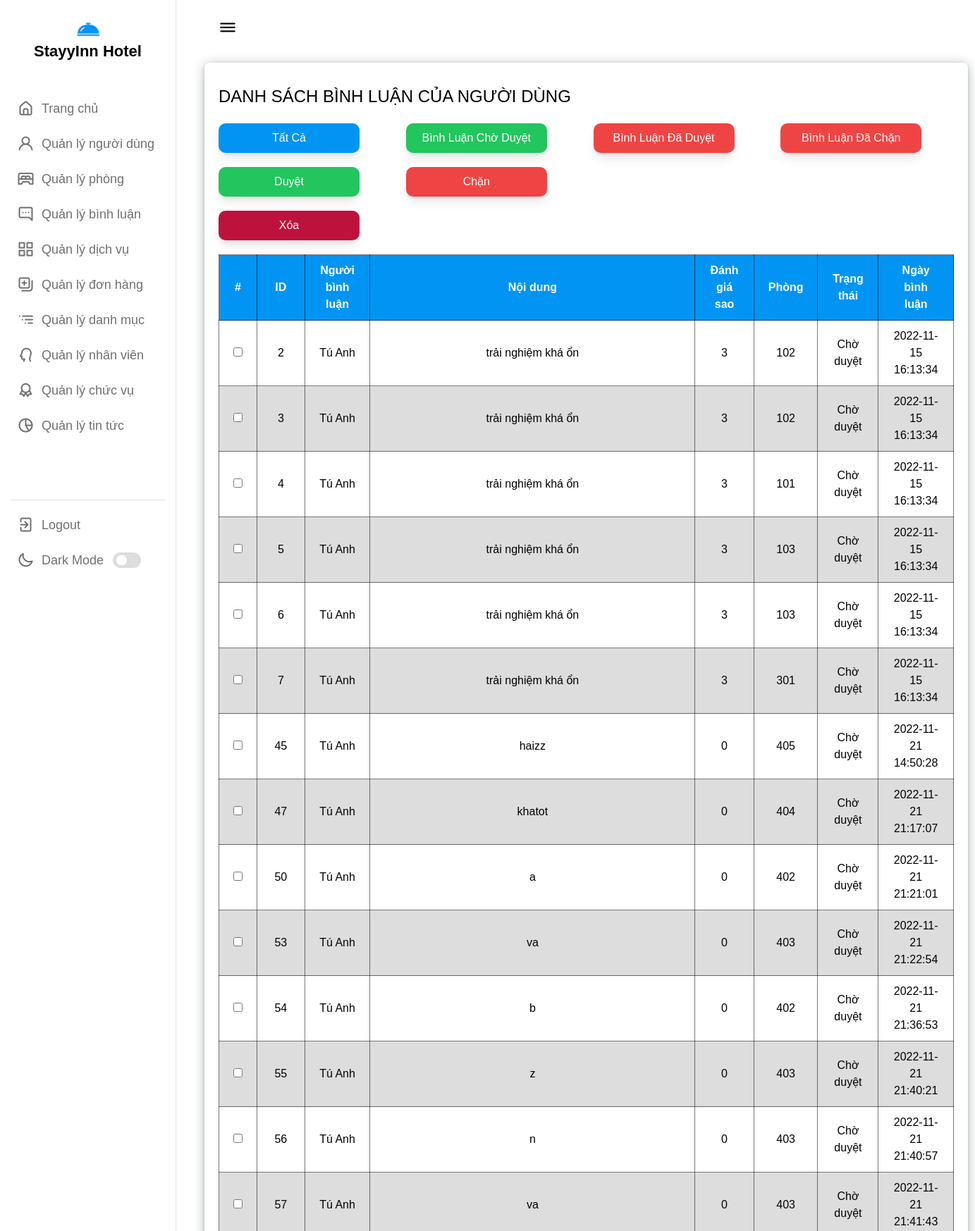
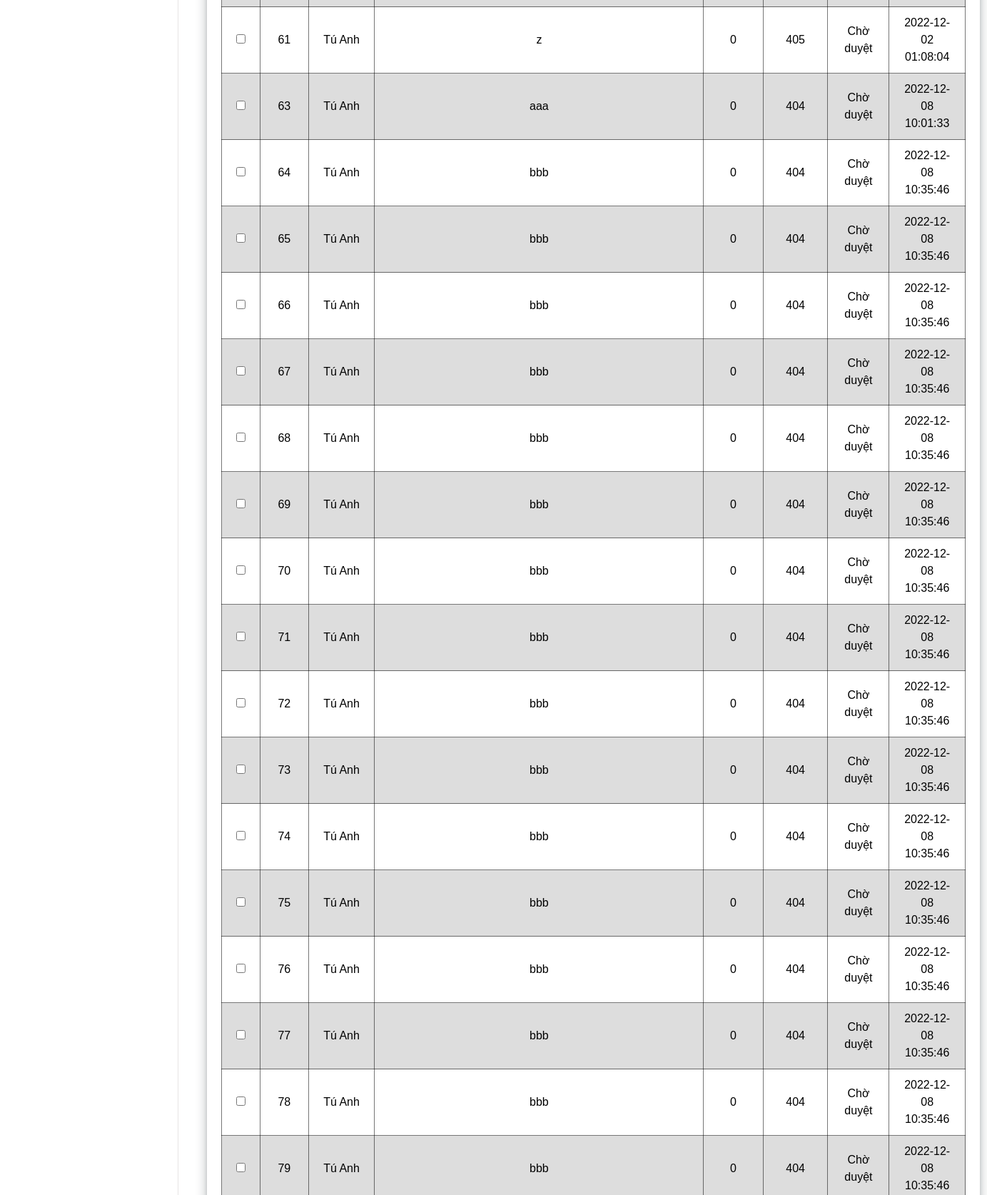
The app's page /admin/comment/c_cmt.php (upper part) with its own data (2 pictures, top to bottom).
### tables this page shows
CREATE TABLE `vote_room` (
  `vote_room_id` int(11) NOT NULL,
  `star` int(11) DEFAULT 0,
  `comment` varchar(200) NOT NULL,
  `status` tinyint(4) NOT NULL DEFAULT 0,
  `id_user` int(11) NOT NULL,
  `id_room` int(11) NOT NULL,
  `created_at` datetime NOT NULL DEFAULT current_timestamp(),
  `updated_at` date NOT NULL DEFAULT current_timestamp()
);

CREATE TABLE `users` (
  `user_id` int(11) NOT NULL,
  `name` varchar(200) NOT NULL,
  `username` varchar(200) NOT NULL,
  `password` int(200) NOT NULL,
  `gender` char(1) NOT NULL,
  `email` varchar(200) NOT NULL,
  `images` varchar(200) NOT NULL,
  `address` varchar(200) NOT NULL,
  `phone` varchar(15) NOT NULL,
  `date` date NOT NULL,
  `status` tinyint(4) NOT NULL,
  `created_at` datetime NOT NULL DEFAULT current_timestamp(),
  `updated_at` date NOT NULL
);

CREATE TABLE `room` (
  `room_id` int(11) NOT NULL,
  `name` varchar(255) NOT NULL,
  `description` varchar(200) NOT NULL,
  `thumbnail` varchar(200) NOT NULL,
  `id_category_room` int(11) NOT NULL,
  `price` int(11) NOT NULL,
  `star` int(11) NOT NULL,
  `quantity` int(11) NOT NULL,
  `location` varchar(200) NOT NULL,
  `acreage` varchar(200) NOT NULL,
  `status` int(11) NOT NULL,
  `view` varchar(200) NOT NULL,
  `likes` int(11) NOT NULL,
  `created_at` datetime NOT NULL DEFAULT current_timestamp()
);

### admin/comment/c_cmt.php (called while the page is built, shortened)
<?php
require_once '../../dao/pdo.php';
require_once '../../dao/comment_dao.php';
if (isset($_GET['status'])) {
    $comments = load_cmt_by_status($_GET['status']);
} else {
    $comments = load_comment_database();
}
include_once '../templates/layout/layout.php';

### dao/pdo.php (called while the page is built, shortened)
<?php
function getConnect(){
    $connect = new PDO("mysql:host=" . DBHOST
                        . ";dbname=" . DBNAME
                        . ";charset=" . DBCHARSET,
                        DBUSER,
                        DBPASS
            );
    return $connect;
}
function pdo_query_all($query){
    $args = func_get_args();
    $args = array_slice($args, 1);
    $conn = getConnect();
    $stmt = $conn->prepare($query);
    $stmt->execute($args);
    $data = $stmt->fetchAll(PDO::FETCH_OBJ);
    if(count($data) > 0){
        return $data;
    }
    return [];
}
?>

### dao/comment_dao.php (called while the page is built, shortened)
<?php
function load_comment_database()
{
    $sql = "SELECT users.name, vr.vote_room_id, vr.comment, vr.star, room.name as room_name, vr.created_at, vr.status
    FROM room
    INNER JOIN vote_room vr ON room.room_id = vr.id_room
    INNER JOIN users ON vr.id_user = users.user_id;";
    $comment = pdo_query_all($sql);
    return $comment;
}

### admin/comment/list_cmt.php (the view)
<div class="dash-content">
    <div class="content">
        <div class="danh_sach">
            <h3>
                DANH SÁCH BÌNH LUẬN CỦA NGƯỜI DÙNG
            </h3>
            <form action="" method="post">
                <div class="action">
                    <div class="grid grid-cols-4 gap-[20px] my-3">
                        <div class="">
                            <a href="c_cmt.php" class="bg-[#0194f3] capitalize text-center btn-outline- px-3 py-[12px] shadow-lg w-[200px]">
                                Tất Cả
                            </a>
                        </div>
                        <div class="">
                            <a href="c_cmt.php?status=0" class="bg-green-500 capitalize text-center btn-outline- px-3 py-[12px] shadow-lg w-[200px]">
                                bình luận chờ duyệt
                            </a>
                        </div>
                        <div class="">
                            <a href="c_cmt.php?status=1" class="bg-red-500 capitalize text-center btn-outline- px-3 py-[12px] shadow-lg w-[200px]">
                                bình luận đã duyệt
                            </a>
                        </div>
                        <div>
                            <a href="c_cmt.php?status=2" class="bg-red-500 capitalize text-center btn-outline- px-3 py-[12px] shadow-lg w-[200px]">
                                bình luận đã chặn
                            </a>
                        </div>
                        <div class="">
                            <button type="submit" name="btn_duyet" class="capitalize bg-green-500 text-center text-white px-3 py-[12px] shadow-lg w-[200px]">
                                duyệt
                            </button>
                        </div>
                        <div class="">
                            <button type="submit" name="btn_huy" class="capitalize bg-red-500 text-center px-3 py-[12px] shadow-lg w-[200px]">
                                chặn
                            </button>
                        </div>
                        <div></div>
                        <div></div>
                        <div class="">
                            <button type="submit" name="btn_delete_cmt" class="capitalize bg-rose-700 text-center px-3 py-[12px] shadow-lg w-[200px]" onclick="return confirm('Bạn muốn xóa danh mục đã chọn không?')">
                                Xóa
                            </button>
                        </div>
                    </div>
                </div>
                <table>
                    <tr>
                        <th>#</th>
                        <th style="width: 65px;">ID</th>
                        <th>Người bình luận</th>
                        <th style="width: 420px;">Nội dung</th>
                        <th>Đánh giá sao</th>
                        <th>Phòng</th>
                        <th>Trạng thái</th>
                        <th>Ngày bình luận</th>
                    </tr>
                    <?php foreach ($comments as $value) { ?>
                        <tr>
                            <td>
                                <input type="checkbox" name="comment[]" value="<?= $value->vote_room_id ?>" id="">
                            </td>
                            <td><?= $value->vote_room_id ?></td>
                            <td><?= $value->name ?></td>
                            <td>
                                <p>
                                    <?= $value->comment ?>
                                </p>
                            </td>
                            <td><?= $value->star ?></td>
                            <td><?= $value->room_name ?></td>
                            <td><?php if ($value->status == 0) {
                                echo "Chờ duyệt";
                            } elseif ($value->status == 1) {
                                echo "Duyệt";
                            } else if ($value->status == 2) {
                                echo "Chặn";
                            } ?></td>
                            <td><?= $value->created_at ?></td>
                        </tr>
                    <?php } ?>
                </table>
            </form>
        </div>
    </div>
</div>

### admin/layout/assets/css/side.css (style rules this page uses)
:root { --primary-color: #0E4BF1; --panel-color: #FFF; --text-color: #000; --black-light-color: #707070; --border-color: #e6e5e5; --toggle-color: #DDD; --box1-color: #4DA3FF; --box2-color: #FFE6AC; --box3-color: #E7D1FC; --title-icon-color: #fff; --tran-05: all 0.5s ease; --tran-03: all 0.3s ease; --tran-03: all 0.2s ease; }

### admin/layout/assets/css/admin_cmt.css (style rules this page uses)
* { padding: 0; margin: 0; box-sizing: border-box; }
body { font-family: tahoma, sans-serif; }
.danh_sach { margin-top: 20px; box-shadow: rgba(14, 30, 37, 0.12) 0 2px 4px 0, rgba(14, 30, 37, 0.32) 0 2px 16px 0; padding: 10px 20px 40px 20px; border-radius: 7px; background-color: var(--panel-color); transition: var(--tran-05); }
.danh_sach h3 { margin: 20px 0; color: var(--text-color); transition: var(--tran-05); font-weight: 500; font-size: 24px; }
table { border-collapse: collapse; }
table, th, td { border: 1px solid rgba(0, 0, 0, 0.532); text-align: center; }
th { color: #fff; }
td, th { padding: 10px 20px; }
td p { overflow: hidden; text-overflow: ellipsis; white-space: nowrap; width: 420px; }
.action { margin: 20px 0; }
.action a, .action button, .action .add { margin-right: 5px; display: inline-block; text-decoration: none; color: #fff; padding: 9px; border-radius: 10px; }
table tr:nth-child(odd) { background-color: rgba(204, 204, 204, 0.667); }
table tr:nth-child(even) { background-color: white; }
table tr:nth-child(1) { background-color: #0194f3; }

### records on screen
vote_room: vote_room_id "2", id_user.name "Tú Anh", comment "trải nghiệm khá ổn", star "3", id_room.name "102", status "Chờ duyệt", created_at "2022-11-15 16:13:34"
vote_room: vote_room_id "3", id_user.name "Tú Anh", comment "trải nghiệm khá ổn", star "3", id_room.name "102", status "Chờ duyệt", created_at "2022-11-15 16:13:34"
vote_room: vote_room_id "4", id_user.name "Tú Anh", comment "trải nghiệm khá ổn", star "3", id_room.name "101", status "Chờ duyệt", created_at "2022-11-15 16:13:34"
vote_room: vote_room_id "5", id_user.name "Tú Anh", comment "trải nghiệm khá ổn", star "3", id_room.name "103", status "Chờ duyệt", created_at "2022-11-15 16:13:34"
vote_room: vote_room_id "6", id_user.name "Tú Anh", comment "trải nghiệm khá ổn", star "3", id_room.name "103", status "Chờ duyệt", created_at "2022-11-15 16:13:34"
vote_room: vote_room_id "7", id_user.name "Tú Anh", comment "trải nghiệm khá ổn", star "3", id_room.name "301", status "Chờ duyệt", created_at "2022-11-15 16:13:34"
vote_room: vote_room_id "45", id_user.name "Tú Anh", comment "haizz", star "0", id_room.name "405", status "Chờ duyệt", created_at "2022-11-21 14:50:28"
vote_room: vote_room_id "47", id_user.name "Tú Anh", comment "khatot", star "0", id_room.name "404", status "Chờ duyệt", created_at "2022-11-21 21:17:07"
vote_room: vote_room_id "50", id_user.name "Tú Anh", comment "a", star "0", id_room.name "402", status "Chờ duyệt", created_at "2022-11-21 21:21:01"
vote_room: vote_room_id "53", id_user.name "Tú Anh", comment "va", star "0", id_room.name "403", status "Chờ duyệt", created_at "2022-11-21 21:22:54"
vote_room: vote_room_id "54", id_user.name "Tú Anh", comment "b", star "0", id_room.name "402", status "Chờ duyệt", created_at "2022-11-21 21:36:53"
vote_room: vote_room_id "55", id_user.name "Tú Anh", comment "z", star "0", id_room.name "403", status "Chờ duyệt", created_at "2022-11-21 21:40:21"
vote_room: vote_room_id "56", id_user.name "Tú Anh", comment "n", star "0", id_room.name "403", status "Chờ duyệt", created_at "2022-11-21 21:40:57"
vote_room: vote_room_id "57", id_user.name "Tú Anh", comment "va", star "0", id_room.name "403", status "Chờ duyệt", created_at "2022-11-21 21:41:43"
vote_room: vote_room_id "61", id_user.name "Tú Anh", comment "z", star "0", id_room.name "405", status "Chờ duyệt", created_at "2022-12-02 01:08:04"
vote_room: vote_room_id "63", id_user.name "Tú Anh", comment "aaa", star "0", id_room.name "404", status "Chờ duyệt", created_at "2022-12-08 10:01:33"
vote_room: vote_room_id "64", id_user.name "Tú Anh", comment "bbb", star "0", id_room.name "404", status "Chờ duyệt", created_at "2022-12-08 10:35:46"
vote_room: vote_room_id "65", id_user.name "Tú Anh", comment "bbb", star "0", id_room.name "404", status "Chờ duyệt", created_at "2022-12-08 10:35:46"
vote_room: vote_room_id "66", id_user.name "Tú Anh", comment "bbb", star "0", id_room.name "404", status "Chờ duyệt", created_at "2022-12-08 10:35:46"
vote_room: vote_room_id "67", id_user.name "Tú Anh", comment "bbb", star "0", id_room.name "404", status "Chờ duyệt", created_at "2022-12-08 10:35:46"
vote_room: vote_room_id "68", id_user.name "Tú Anh", comment "bbb", star "0", id_room.name "404", status "Chờ duyệt", created_at "2022-12-08 10:35:46"
vote_room: vote_room_id "69", id_user.name "Tú Anh", comment "bbb", star "0", id_room.name "404", status "Chờ duyệt", created_at "2022-12-08 10:35:46"
vote_room: vote_room_id "70", id_user.name "Tú Anh", comment "bbb", star "0", id_room.name "404", status "Chờ duyệt", created_at "2022-12-08 10:35:46"
vote_room: vote_room_id "71", id_user.name "Tú Anh", comment "bbb", star "0", id_room.name "404", status "Chờ duyệt", created_at "2022-12-08 10:35:46"
vote_room: vote_room_id "72", id_user.name "Tú Anh", comment "bbb", star "0", id_room.name "404", status "Chờ duyệt", created_at "2022-12-08 10:35:46"
vote_room: vote_room_id "73", id_user.name "Tú Anh", comment "bbb", star "0", id_room.name "404", status "Chờ duyệt", created_at "2022-12-08 10:35:46"
vote_room: vote_room_id "74", id_user.name "Tú Anh", comment "bbb", star "0", id_room.name "404", status "Chờ duyệt", created_at "2022-12-08 10:35:46"
vote_room: vote_room_id "75", id_user.name "Tú Anh", comment "bbb", star "0", id_room.name "404", status "Chờ duyệt", created_at "2022-12-08 10:35:46"
vote_room: vote_room_id "76", id_user.name "Tú Anh", comment "bbb", star "0", id_room.name "404", status "Chờ duyệt", created_at "2022-12-08 10:35:46"
vote_room: vote_room_id "77", id_user.name "Tú Anh", comment "bbb", star "0", id_room.name "404", status "Chờ duyệt", created_at "2022-12-08 10:35:46"
vote_room: vote_room_id "78", id_user.name "Tú Anh", comment "bbb", star "0", id_room.name "404", status "Chờ duyệt", created_at "2022-12-08 10:35:46"
vote_room: vote_room_id "79", id_user.name "Tú Anh", comment "bbb", star "0", id_room.name "404", status "Chờ duyệt", created_at "2022-12-08 10:35:46"
